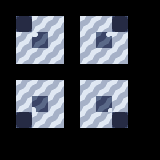

A 2D game scene composited from a Tiled map and its tileset images. What follows is a short description and the map's XML, with every tile layer's data as written:
An orthogonal 10x10 tile map with 16x16 px tiles, 3 tile layers (regions, input_prototype, output_ground), 2 tilesets.

<map version="1.5" tiledversion="1.7.2" orientation="orthogonal" renderorder="right-down" width="10" height="10" tilewidth="16" tileheight="16" infinite="0" nextlayerid="4" nextobjectid="1">
 <tileset firstgid="1" source="../tilesets/automap.tsx" />
 <tileset firstgid="5" source="../tilesets/snow.tsx" />
 <layer id="1" name="regions" width="10" height="10">
  <data encoding="csv">
0,0,0,0,0,0,0,0,0,0,
0,3,3,3,0,3,3,3,0,0,
0,3,3,3,0,3,3,3,0,0,
0,3,3,3,0,3,3,3,0,0,
0,0,0,0,0,0,0,0,0,0,
0,3,3,3,0,3,3,3,0,0,
0,3,3,3,0,3,3,3,0,0,
0,3,3,3,0,3,3,3,0,0,
0,0,0,0,0,0,0,0,0,0,
0,0,0,0,0,0,0,0,0,0
</data>
 </layer>
 <layer id="2" name="input_prototype" width="10" height="10">
  <properties>
   <property name="StrictEmpty" type="bool" value="true" />
  </properties>
  <data encoding="csv">
0,0,0,0,0,0,0,0,0,0,
0,0,1,1,0,1,1,0,0,0,
0,1,1,1,0,1,1,1,0,0,
0,1,1,1,0,1,1,1,0,0,
0,0,0,0,0,0,0,0,0,0,
0,1,1,1,0,1,1,1,0,0,
0,1,1,1,0,1,1,1,0,0,
0,0,1,1,0,1,1,0,0,0,
0,0,0,0,0,0,0,0,0,0,
0,0,0,0,0,0,0,0,0,0
</data>
 </layer>
 <layer id="3" name="output_ground" width="10" height="10">
  <data encoding="csv">
0,0,0,0,0,0,0,0,0,0,
0,0,0,0,0,0,0,0,0,0,
0,0,18,0,0,0,17,0,0,0,
0,0,0,0,0,0,0,0,0,0,
0,0,0,0,0,0,0,0,0,0,
0,0,0,0,0,0,0,0,0,0,
0,0,10,0,0,0,9,0,0,0,
0,0,0,0,0,0,0,0,0,0,
0,0,0,0,0,0,0,0,0,0,
0,0,0,0,0,0,0,0,0,0
</data>
 </layer>
</map>